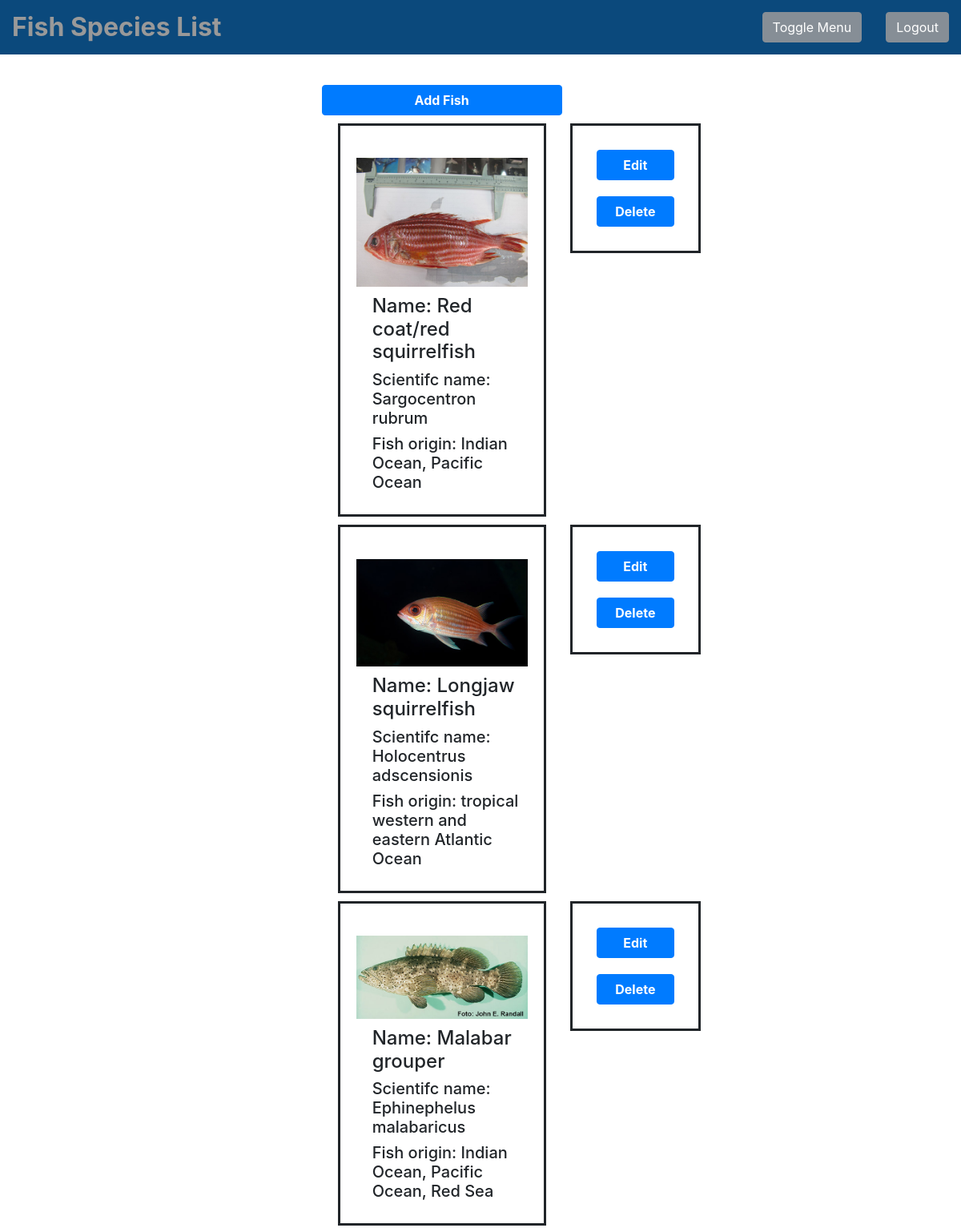
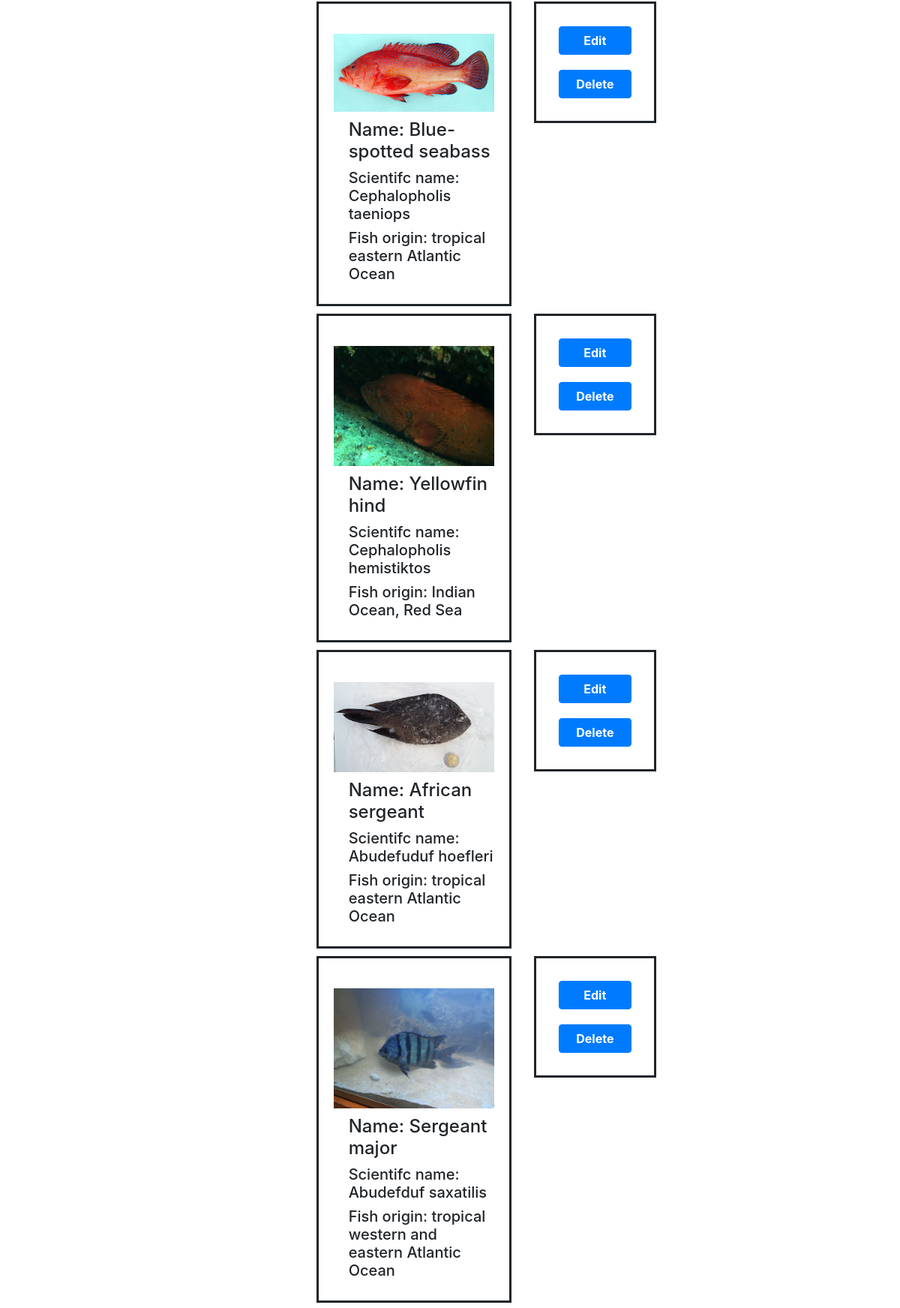
/Controller/fish.php (signed in, upper part), run on the app's committed database (2 pictures, top to bottom).
### tables this page shows
CREATE TABLE `tbl_fish` (
  `id` int(11) NOT NULL,
  `fsh_FishName` varchar(60) NOT NULL,
  `fsh_ScientificName` varchar(80) NOT NULL,
  `fsh_Origin` varchar(50) NOT NULL,
  `fsh_Toxic` tinyint(4) NOT NULL,
  `fsh_Venomous` tinyint(4) NOT NULL
);

### Controller/functions.php (called while the page is built, shortened)
<?php
  function connect_to_db() {
    $conn = mysqli_connect("localhost", "root", "", "db_fish_species")
      or die("unable to connect");
      return $conn;
  }
  function get_fish($id = NULL){
    $conn = connect_to_db();
    $query = "
      SELECT * FROM `tbl_fish`
      ";
    $result = mysqli_query($conn,$query);
    return $result;
  }
?>

### Controller/fish.php (the view, shortened to what this page needs)
<?php
include("functions.php");
$getfish = get_fish();
include("header.php");
 ?>
  <h2 class="titletext"><Strong>Fish Species List</strong></h2>
 </div>
 <div id="page-content-wrapper">
       <main>
         <div class="container-fluid">
           <div class="row">
             <div class="col-lg-3">
             </div>
             <div class="col-lg-5">
               <div id="addfish">
                 <a href="fishSpecies.php" id="addbtn" class="btn btn-primary" role="button"><strong>Add Fish</strong></a>
              </div>
             </div>
             <div class="col-lg-3">
            </div>
           </div>
           <?php
                while ($assoc = mysqli_fetch_assoc($getfish)):
                    $images = glob("uploaded_imgs/{$assoc['id']}.*");
                    if (count($images) > 0) {
                        $images = $images[0];
                    } else {
                        $images = 'Images\600x400.png';
                    }
           ?>
            <div class="row">
              <div class="col-lg-4">
              </div>
              <div class="col-lg-3">
                <div class="Fishcontainer">
                  <img src="<?=$images?>" class="FishImage"alt="img">
                <div class="fishname">
                  <h4>Name: <?=$assoc['fsh_FishName']?></h4>
                  <h5>Scientifc name: <?=$assoc['fsh_ScientificName']?></h5>
                  <h5>Fish origin: <?=$assoc['fsh_Origin']?></h5>
                </div>
                </div>
              </div>
              <div class="col-lg-2">
                <div class="buttoncontainer">
                  <div class="editbutton">
                    <a href="editFish.php?id=<?=$assoc["id"]?>" id="fishbtn1" class="btn btn-primary"><strong>Edit</strong></a>
                  </div>
                  <div class="deletebutton">
                          <a href="delete_fish.php?id=<?=$assoc["id"]?>" id="fishbtn2" class="btn btn-primary">
                              <strong>Delete</strong>
                          </a>
                  </div>
                </div>
              </div>
            </div>
            <?php
                endwhile;
             ?>
          </div>
     </main>
 <?php
 include("footer.php");
  ?>

### Controller/header.php (shortened to what this page needs)
<!DOCTYPE html>
<html lang="en">
<head>
    <link href="vendor/bootstrap/css/bootstrap.min.css" rel="stylesheet">
    <link rel="stylesheet" href="css/simple-sidebar.css" >
    <link rel="stylesheet" href="css/Style.css">
</head>
<body>
      <div id="wrapper">
          <div class="titleheader">
              <div id="menubutton">
               <a href="logout.php" class="btn btn-secondary">Logout</a>
              </div>
            <div id="menubutton">
              <a href="#menu-toggle" class="btn btn-secondary" id="menu-toggle">Toggle Menu</a>
            </div>

### Controller/footer.php (shortened to what this page needs)
</body>
</html>

### Controller/css/simple-sidebar.css (style rules this page uses)
body { overflow-x: hidden; }
#wrapper { padding-left: 0; -webkit-transition: all 0.5s ease; -moz-transition: all 0.5s ease; -o-transition: all 0.5s ease; transition: all 0.5s ease; }
#page-content-wrapper { width: 100%; position: absolute; padding: 15px; }
@media (min-width:768px) { #wrapper { padding-left: 0; } }
@media (min-width:768px) { #page-content-wrapper { padding: 20px; position: relative; } }

### Controller/css/Style.css (style rules this page uses)
main { margin-top: 10px; }
.titleheader { top:0; width:100%; background: #0B497C }
.titletext { padding: 15px; color: #999999; }
#addbtn { width:300px; }
#addfish { text-align: center; padding-bottom: 10px; }
.Fishcontainer { border-style: solid; padding:20px; margin-bottom: 10px; }
.FishImage { display:block; padding-top: 20px; width: 100%; }
.fishname { padding-top: 10px; padding-left: 20px; }
.buttoncontainer { border-style: solid; padding:20px; }
#menubutton { padding: 15px; float: right; }
#fishbtn1 { width:100%; }
#fishbtn2 { width:100%; }
.editbutton { text-align: center; padding: 10px; }
.deletebutton { text-align: center; padding:10px; }

### data on the page
tbl_fish: shows a picture, fsh_FishName "Red coat/red squirrelfish", fsh_ScientificName "Sargocentron rubrum", fsh_Origin "Indian Ocean, Pacific Ocean"
tbl_fish: shows a picture, fsh_FishName "Longjaw squirrelfish", fsh_ScientificName "Holocentrus adscensionis", fsh_Origin "tropical western and eastern Atlantic Ocean"
tbl_fish: shows a picture, fsh_FishName "Malabar grouper", fsh_ScientificName "Ephinephelus malabaricus", fsh_Origin "Indian Ocean, Pacific Ocean, Red Sea"
tbl_fish: shows a picture, fsh_FishName "Blue-spotted seabass", fsh_ScientificName "Cephalopholis taeniops", fsh_Origin "tropical eastern Atlantic Ocean"
tbl_fish: shows a picture, fsh_FishName "Yellowfin hind", fsh_ScientificName "Cephalopholis hemistiktos", fsh_Origin "Indian Ocean, Red Sea"
tbl_fish: shows a picture, fsh_FishName "African sergeant", fsh_ScientificName "Abudefuduf hoefleri", fsh_Origin "tropical eastern Atlantic Ocean"
tbl_fish: shows a picture, fsh_FishName "Sergeant major", fsh_ScientificName "Abudefduf saxatilis", fsh_Origin "tropical western and eastern Atlantic Ocean"
